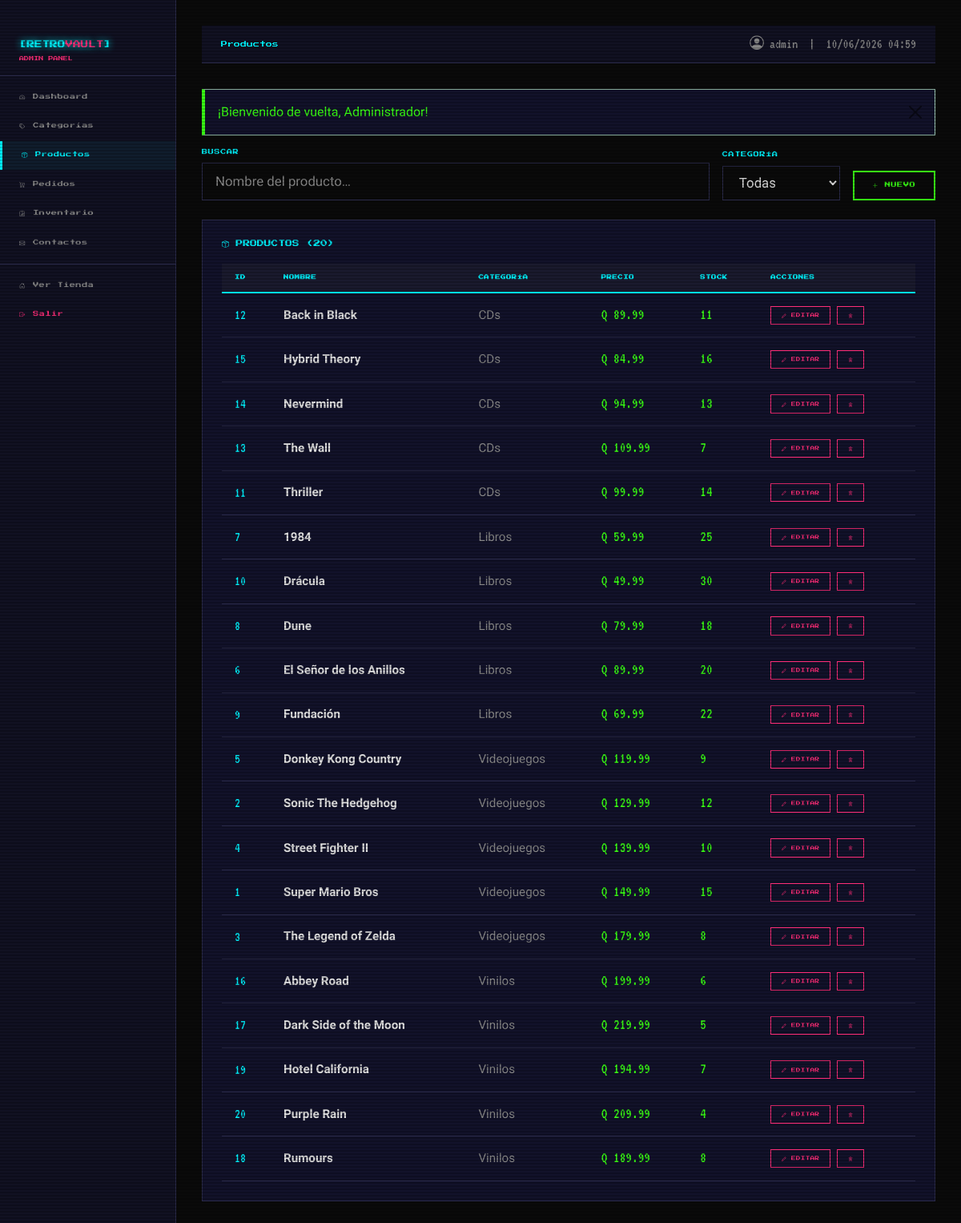
The page /admin/productos.php (signed in) on the database its author committed.
### tables this page shows
CREATE TABLE IF NOT EXISTS productos (
    id              INT AUTO_INCREMENT PRIMARY KEY,
    categoria_id    INT           NOT NULL,
    nombre          VARCHAR(150)  NOT NULL,
    descripcion     TEXT,
    precio          DECIMAL(10,2) NOT NULL,
    stock           INT           NOT NULL DEFAULT 0,
    imagen          VARCHAR(255),
    fecha_creacion  DATETIME      NOT NULL DEFAULT CURRENT_TIMESTAMP,
    FOREIGN KEY (categoria_id) REFERENCES categorias(id) ON DELETE CASCADE
);

CREATE TABLE IF NOT EXISTS categorias (
    id          INT AUTO_INCREMENT PRIMARY KEY,
    nombre      VARCHAR(100) NOT NULL,
    descripcion TEXT
);

### admin/productos.php (the view, shortened to what this page needs)
<?php
require_once __DIR__ . '/header.php';
$pdo    = getDB();
$search  = trim($_GET['q'] ?? '');
$where   = [];
$params  = [];
$wsql = $where ? 'WHERE ' . implode(' AND ', $where) : '';
$s = $pdo->prepare("SELECT p.*, c.nombre AS cat FROM productos p JOIN categorias c ON c.id=p.categoria_id $wsql ORDER BY c.nombre, p.nombre");
$s->execute($params);
$prods = $s->fetchAll();
?>
<div class="d-flex gap-3 align-items-end mb-4">
    <div style="flex:1;">
        <label class="retro-label">BUSCAR</label>
        <input type="text" class="retro-input" id="prodSearch" placeholder="Nombre del producto…"
               value="<?= e($search) ?>"
               onkeyup="filterProds(this.value)">
    </div>
    <div>
        <label class="retro-label">CATEGORÍA</label>
        <select class="retro-select" onchange="window.location='productos.php?cat='+this.value">
            <option value="0">Todas</option>
        </select>
    </div>
    <a href="productos.php?action=new" class="btn-neon btn-neon-green" style="font-size:.45rem;white-space:nowrap;">
        <i class="bi bi-plus-lg"></i> NUEVO
    </a>
</div>
<div style="background:var(--card-bg);border:1px solid var(--border);padding:1.5rem;">
    <h2 style="font-family:'Press Start 2P';font-size:.55rem;color:var(--neon-cyan);margin-bottom:1.2rem;">
        <i class="bi bi-box-seam"></i> PRODUCTOS (<?= count($prods) ?>)
    </h2>
    <div style="overflow-x:auto;">
        <table class="retro-table" id="prodTable">
            <thead>
                <tr>
                    <th>ID</th><th>NOMBRE</th><th>CATEGORÍA</th>
                    <th>PRECIO</th><th>STOCK</th><th>ACCIONES</th>
                </tr>
            </thead>
            <tbody>
                <?php foreach ($prods as $p): ?>
                <tr class="prod-row" data-name="<?= e(strtolower($p['nombre'])) ?>">
                    <td style="font-family:'VT323';font-size:1.1rem;color:var(--neon-cyan);"><?= $p['id'] ?></td>
                    <td style="font-weight:600;"><?= e($p['nombre']) ?></td>
                    <td style="color:var(--text-dim);"><?= e($p['cat']) ?></td>
                    <td style="font-family:'VT323';font-size:1.2rem;color:var(--neon-green);"><?= formatPrice($p['precio']) ?></td>
                    <td>
                        <span style="font-family:'VT323';font-size:1.2rem;color:<?= $p['stock']===0?'var(--neon-pink)':($p['stock']<=3?'var(--neon-yellow)':'var(--neon-green)') ?>;">
                            <?= $p['stock'] ?>
                        </span>
                    </td>
                    <td>
                        <div class="d-flex gap-2">
                            <a href="productos.php?action=edit&id=<?= $p['id'] ?>"
                               class="retro-btn-sm" style="font-size:.35rem;">
                                <i class="bi bi-pencil"></i> EDITAR
                            </a>
                            <a href="productos.php?action=delete&id=<?= $p['id'] ?>"
                               class="retro-btn-sm btn-neon-pink" style="font-size:.35rem;"
                               onclick="return confirm('¿Eliminar producto?')">
                                <i class="bi bi-trash3"></i>
                            </a>
                        </div>
                    </td>
                </tr>
                <?php endforeach; ?>
            </tbody>
        </table>
    </div>
</div>
<?php require_once __DIR__ . '/footer.php'; ?>

### css/retro.css (style rules this page uses)
:root { --bg: #0a0a0a; --bg2: #111122; --bg3: #1a1a2e; --neon-pink: #ff2d78; --neon-cyan: #00f5ff; --neon-green: #39ff14; --neon-yellow:#ffee00; --neon-purple:#bf5fff; --text: #e0e0e0; --text-dim: #888; --border: #2a2a4a; --card-bg: #12122a; --font-pixel: 'Press Start 2P', monospace; --font-vt: 'VT323', monospace; --font-body: 'Rajdhani', sans-serif; --transition: .25s ease; }
*, *::before, *::after { box-sizing: border-box; }
html { scroll-behavior: smooth; }
body { background: var(--bg); color: var(--text); font-family: var(--font-body); font-size: 1.05rem; min-height: 100vh; overflow-x: hidden; }
.retro-btn-sm { background: transparent; border: 1px solid var(--neon-pink); color: var(--neon-pink); font-family: var(--font-pixel); font-size: .5rem; padding: .4rem .8rem; text-decoration: none; transition: var(--transition); letter-spacing: .06em; }
.btn-neon { background: transparent; border: 2px solid var(--neon-cyan); color: var(--neon-cyan); font-family: var(--font-pixel); font-size: .6rem; padding: .7rem 1.4rem; letter-spacing: .08em; text-transform: uppercase; cursor: pointer; transition: var(--transition); text-decoration: none; display: inline-block; }
.btn-neon-pink { border-color: var(--neon-pink); color: var(--neon-pink); }
.btn-neon-green { border-color: var(--neon-green); color: var(--neon-green); }
.retro-input { background: var(--bg); border: 1px solid var(--border); color: var(--text); font-family: var(--font-body); padding: .6rem 1rem; width: 100%; outline: none; transition: border-color var(--transition); }
.retro-input::placeholder { color: var(--text-dim); }
.retro-select { background: var(--bg); border: 1px solid var(--border); color: var(--text); font-family: var(--font-body); padding: .6rem 1rem; outline: none; cursor: pointer; }
.retro-label { font-family: var(--font-pixel); font-size: .45rem; color: var(--neon-cyan); letter-spacing: .08em; display: block; margin-bottom: .5rem; }
.retro-table { width: 100%; border-collapse: collapse; }
.retro-table th { background: var(--bg3); font-family: var(--font-pixel); font-size: .4rem; color: var(--neon-cyan); padding: .8rem 1rem; text-align: left; letter-spacing: .08em; border-bottom: 2px solid var(--neon-cyan); }
.retro-table td { padding: .8rem 1rem; border-bottom: 1px solid var(--border); font-size: .95rem; vertical-align: middle; }

### admin/header.php (style rules this page uses)
body { display: flex; min-height: 100vh; }

### rows shown on the page
productos: id "12", nombre "Back in Black", categoria.nombre "CDs", precio "Q 89.99", stock "11"
productos: id "15", nombre "Hybrid Theory", categoria.nombre "CDs", precio "Q 84.99", stock "16"
productos: id "14", nombre "Nevermind", categoria.nombre "CDs", precio "Q 94.99", stock "13"
productos: id "13", nombre "The Wall", categoria.nombre "CDs", precio "Q 109.99", stock "7"
productos: id "11", nombre "Thriller", categoria.nombre "CDs", precio "Q 99.99", stock "14"
productos: id "7", nombre "1984", categoria.nombre "Libros", precio "Q 59.99", stock "25"
productos: id "10", nombre "Drácula", categoria.nombre "Libros", precio "Q 49.99", stock "30"
productos: id "8", nombre "Dune", categoria.nombre "Libros", precio "Q 79.99", stock "18"
productos: id "6", nombre "El Señor de los Anillos", categoria.nombre "Libros", precio "Q 89.99", stock "20"
productos: id "9", nombre "Fundación", categoria.nombre "Libros", precio "Q 69.99", stock "22"
productos: id "5", nombre "Donkey Kong Country", categoria.nombre "Videojuegos", precio "Q 119.99", stock "9"
productos: id "2", nombre "Sonic The Hedgehog", categoria.nombre "Videojuegos", precio "Q 129.99", stock "12"
productos: id "4", nombre "Street Fighter II", categoria.nombre "Videojuegos", precio "Q 139.99", stock "10"
productos: id "1", nombre "Super Mario Bros", categoria.nombre "Videojuegos", precio "Q 149.99", stock "15"
productos: id "3", nombre "The Legend of Zelda", categoria.nombre "Videojuegos", precio "Q 179.99", stock "8"
productos: id "16", nombre "Abbey Road", categoria.nombre "Vinilos", precio "Q 199.99", stock "6"
productos: id "17", nombre "Dark Side of the Moon", categoria.nombre "Vinilos", precio "Q 219.99", stock "5"
productos: id "19", nombre "Hotel California", categoria.nombre "Vinilos", precio "Q 194.99", stock "7"
productos: id "20", nombre "Purple Rain", categoria.nombre "Vinilos", precio "Q 209.99", stock "4"
productos: id "18", nombre "Rumours", categoria.nombre "Vinilos", precio "Q 189.99", stock "8"

### other values the page prints
$pageTitle "Productos"
$_SESSION['username'] "admin"
$f['msg'] "¡Bienvenido de vuelta, Administrador!"
count($prods) "20"
